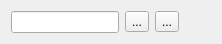
<?xml version="1.0" encoding="UTF-8"?>
<ui version="4.0">
 <class>StringParameterEdit</class>
 <widget class="QWidget" name="StringParameterEdit">
  <property name="geometry">
   <rect>
    <x>0</x>
    <y>0</y>
    <width>222</width>
    <height>43</height>
   </rect>
  </property>
  <property name="windowTitle">
   <string>Form</string>
  </property>
  <layout class="QHBoxLayout" name="horizontalLayout">
   <item>
    <widget class="QLineEdit" name="value"/>
   </item>
   <item>
    <widget class="QToolButton" name="dirButton">
     <property name="text">
      <string>...</string>
     </property>
    </widget>
   </item>
   <item>
    <widget class="QToolButton" name="fileButton">
     <property name="text">
      <string>...</string>
     </property>
    </widget>
   </item>
   <item>
    <spacer name="horizontalSpacer">
     <property name="orientation">
      <enum>Qt::Horizontal</enum>
     </property>
     <property name="sizeHint" stdset="0">
      <size>
       <width>0</width>
       <height>20</height>
      </size>
     </property>
    </spacer>
   </item>
  </layout>
 </widget>
 <resources/>
 <connections/>
</ui>
